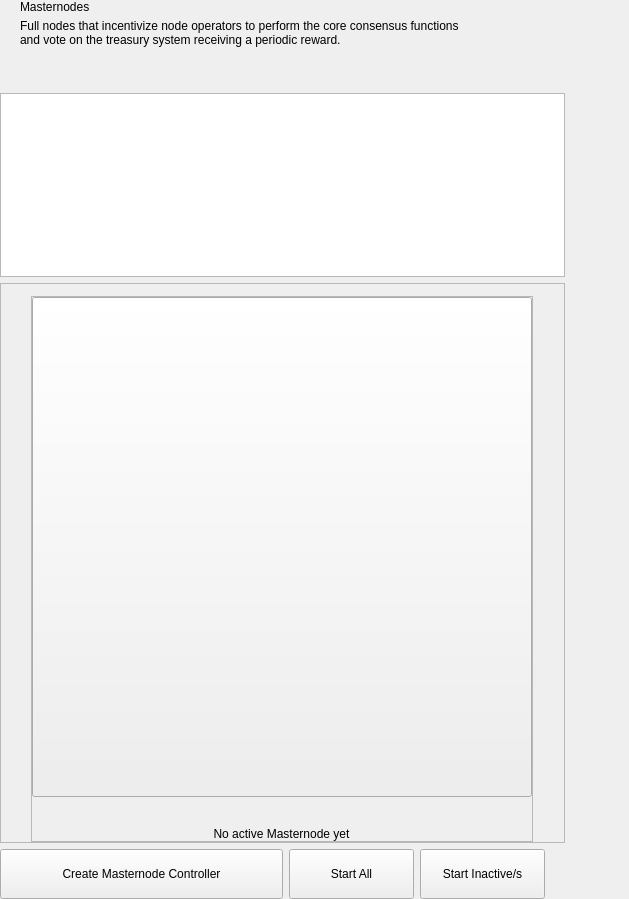
<?xml version="1.0" encoding="UTF-8"?>
<ui version="4.0">
 <class>MasterNodesWidget</class>
 <widget class="QWidget" name="MasterNodesWidget">
  <property name="geometry">
   <rect>
    <x>0</x>
    <y>0</y>
    <width>629</width>
    <height>899</height>
   </rect>
  </property>
  <property name="windowTitle">
   <string>Form</string>
  </property>
  <layout class="QHBoxLayout" name="horizontalLayout_2" stretch="2,1">
   <property name="spacing">
    <number>0</number>
   </property>
   <property name="leftMargin">
    <number>0</number>
   </property>
   <property name="topMargin">
    <number>0</number>
   </property>
   <property name="rightMargin">
    <number>0</number>
   </property>
   <property name="bottomMargin">
    <number>0</number>
   </property>
   <item>
    <widget class="QWidget" name="left" native="true">
     <layout class="QVBoxLayout" name="verticalLayout_3">
      <property name="leftMargin">
       <number>0</number>
      </property>
      <property name="topMargin">
       <number>0</number>
      </property>
      <property name="rightMargin">
       <number>0</number>
      </property>
      <property name="bottomMargin">
       <number>0</number>
      </property>
      <item>
       <layout class="QVBoxLayout" name="verticalLayout_2">
        <property name="spacing">
         <number>6</number>
        </property>
        <item>
         <layout class="QHBoxLayout" name="horizontalLayout_3">
          <property name="spacing">
           <number>0</number>
          </property>
          <property name="leftMargin">
           <number>20</number>
          </property>
          <item>
           <layout class="QVBoxLayout" name="verticalLayout_8">
            <property name="spacing">
             <number>5</number>
            </property>
            <item>
             <widget class="QLabel" name="labelTitle">
              <property name="text">
               <string>Masternodes</string>
              </property>
             </widget>
            </item>
            <item alignment="Qt::AlignTop">
             <widget class="QLabel" name="labelSubtitle1">
              <property name="text">
               <string>Full nodes that incentivize node operators to perform the core consensus functions
and vote on the treasury system receiving a periodic reward.</string>
              </property>
             </widget>
            </item>
           </layout>
          </item>
          <item>
           <spacer name="horizontalSpacer">
            <property name="orientation">
             <enum>Qt::Horizontal</enum>
            </property>
            <property name="sizeHint" stdset="0">
             <size>
              <width>40</width>
              <height>20</height>
             </size>
            </property>
           </spacer>
          </item>
         </layout>
        </item>
        <item>
         <spacer name="verticalSpacer_2">
          <property name="orientation">
           <enum>Qt::Vertical</enum>
          </property>
          <property name="sizeType">
           <enum>QSizePolicy::Fixed</enum>
          </property>
          <property name="sizeHint" stdset="0">
           <size>
            <width>20</width>
            <height>40</height>
           </size>
          </property>
         </spacer>
        </item>
        <item>
         <layout class="QVBoxLayout" name="verticalLayout_6"/>
        </item>
        <item>
         <widget class="QListView" name="listMn">
          <property name="mouseTracking">
           <bool>true</bool>
          </property>
         </widget>
        </item>
        <item>
         <widget class="QFrame" name="emptyContainer">
          <property name="minimumSize">
           <size>
            <width>0</width>
            <height>100</height>
           </size>
          </property>
          <property name="frameShape">
           <enum>QFrame::StyledPanel</enum>
          </property>
          <property name="frameShadow">
           <enum>QFrame::Raised</enum>
          </property>
          <layout class="QVBoxLayout" name="verticalLayout_7" stretch="1,8">
           <property name="spacing">
            <number>0</number>
           </property>
           <property name="leftMargin">
            <number>0</number>
           </property>
           <property name="topMargin">
            <number>0</number>
           </property>
           <property name="rightMargin">
            <number>0</number>
           </property>
           <property name="bottomMargin">
            <number>0</number>
           </property>
           <item>
            <spacer name="verticalSpacer">
             <property name="orientation">
              <enum>Qt::Vertical</enum>
             </property>
             <property name="sizeHint" stdset="0">
              <size>
               <width>20</width>
               <height>20</height>
              </size>
             </property>
            </spacer>
           </item>
           <item alignment="Qt::AlignHCenter|Qt::AlignVCenter">
            <widget class="QFrame" name="emptyScreen">
             <property name="sizePolicy">
              <sizepolicy hsizetype="Expanding" vsizetype="Expanding">
               <horstretch>0</horstretch>
               <verstretch>0</verstretch>
              </sizepolicy>
             </property>
             <property name="frameShape">
              <enum>QFrame::StyledPanel</enum>
             </property>
             <property name="frameShadow">
              <enum>QFrame::Raised</enum>
             </property>
             <layout class="QVBoxLayout" name="verticalLayout">
              <property name="spacing">
               <number>30</number>
              </property>
              <property name="leftMargin">
               <number>0</number>
              </property>
              <property name="topMargin">
               <number>0</number>
              </property>
              <property name="rightMargin">
               <number>0</number>
              </property>
              <property name="bottomMargin">
               <number>0</number>
              </property>
              <item alignment="Qt::AlignHCenter|Qt::AlignVCenter">
               <widget class="QPushButton" name="pushImgEmpty">
                <property name="minimumSize">
                 <size>
                  <width>500</width>
                  <height>500</height>
                 </size>
                </property>
                <property name="maximumSize">
                 <size>
                  <width>500</width>
                  <height>500</height>
                 </size>
                </property>
                <property name="focusPolicy">
                 <enum>Qt::NoFocus</enum>
                </property>
                <property name="text">
                 <string/>
                </property>
                <property name="icon">
                 <iconset>
                  <normaloff>../res/img/img-empty-dark-masternode.svg</normaloff>../res/img/img-empty-dark-masternode.svg</iconset>
                </property>
                <property name="iconSize">
                 <size>
                  <width>500</width>
                  <height>500</height>
                 </size>
                </property>
               </widget>
              </item>
              <item alignment="Qt::AlignHCenter|Qt::AlignVCenter">
               <widget class="QLabel" name="labelEmpty">
                <property name="styleSheet">
                 <string notr="true"/>
                </property>
                <property name="text">
                 <string>No active Masternode yet</string>
                </property>
                <property name="alignment">
                 <set>Qt::AlignCenter</set>
                </property>
               </widget>
              </item>
             </layout>
            </widget>
           </item>
          </layout>
         </widget>
        </item>
        <item>
         <layout class="QHBoxLayout" name="horizontalLayout_7">
          <property name="rightMargin">
           <number>20</number>
          </property>
          <item>
           <spacer name="horizontalSpacer_5">
            <property name="orientation">
             <enum>Qt::Horizontal</enum>
            </property>
            <property name="sizeType">
             <enum>QSizePolicy::Expanding</enum>
            </property>
            <property name="sizeHint" stdset="0">
             <size>
              <width>40</width>
              <height>20</height>
             </size>
            </property>
           </spacer>
          </item>
          <item>
           <widget class="QPushButton" name="pushButtonSave">
            <property name="minimumSize">
             <size>
              <width>283</width>
              <height>50</height>
             </size>
            </property>
            <property name="maximumSize">
             <size>
              <width>283</width>
              <height>50</height>
             </size>
            </property>
            <property name="focusPolicy">
             <enum>Qt::NoFocus</enum>
            </property>
            <property name="text">
             <string>Create Masternode Controller</string>
            </property>
           </widget>
          </item>
          <item>
           <widget class="QPushButton" name="pushButtonStartAll">
            <property name="minimumSize">
             <size>
              <width>125</width>
              <height>50</height>
             </size>
            </property>
            <property name="text">
             <string>Start All</string>
            </property>
           </widget>
          </item>
          <item>
           <widget class="QPushButton" name="pushButtonStartMissing">
            <property name="minimumSize">
             <size>
              <width>125</width>
              <height>50</height>
             </size>
            </property>
            <property name="text">
             <string>Start Inactive/s</string>
            </property>
           </widget>
          </item>
         </layout>
        </item>
       </layout>
      </item>
     </layout>
    </widget>
   </item>
   <item>
    <widget class="QWidget" name="right" native="true">
     <layout class="QVBoxLayout" name="verticalLayout_5">
      <property name="leftMargin">
       <number>0</number>
      </property>
      <property name="topMargin">
       <number>0</number>
      </property>
      <property name="rightMargin">
       <number>0</number>
      </property>
      <property name="bottomMargin">
       <number>0</number>
      </property>
      <item>
       <layout class="QVBoxLayout" name="verticalLayout_4">
        <property name="spacing">
         <number>6</number>
        </property>
        <item>
         <widget class="OptionButton" name="btnAbout" native="true">
          <property name="minimumSize">
           <size>
            <width>0</width>
            <height>50</height>
           </size>
          </property>
         </widget>
        </item>
        <item>
         <widget class="OptionButton" name="btnAboutController" native="true">
          <property name="minimumSize">
           <size>
            <width>0</width>
            <height>50</height>
           </size>
          </property>
         </widget>
        </item>
        <item>
         <spacer name="verticalSpacer_5">
          <property name="orientation">
           <enum>Qt::Vertical</enum>
          </property>
          <property name="sizeHint" stdset="0">
           <size>
            <width>20</width>
            <height>40</height>
           </size>
          </property>
         </spacer>
        </item>
       </layout>
      </item>
     </layout>
    </widget>
   </item>
  </layout>
 </widget>
 <customwidgets>
  <customwidget>
   <class>OptionButton</class>
   <extends>QWidget</extends>
   <header>qt/pivx/optionbutton.h</header>
   <container>1</container>
  </customwidget>
 </customwidgets>
 <resources/>
 <connections/>
</ui>
